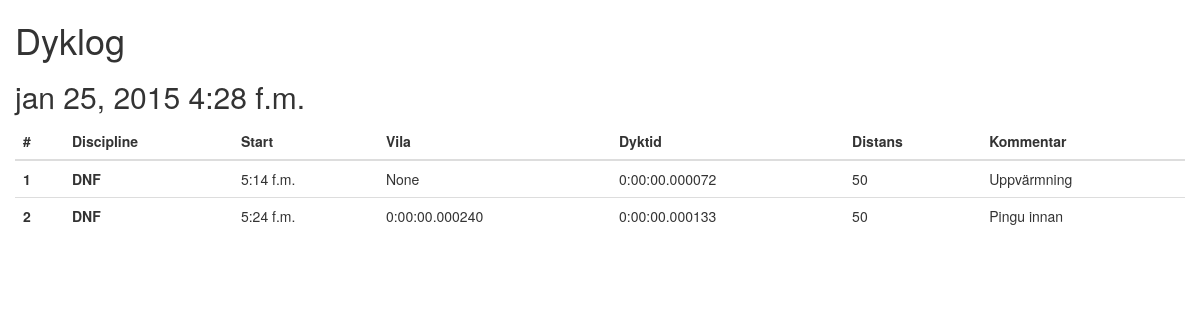
The app's page //, older data.
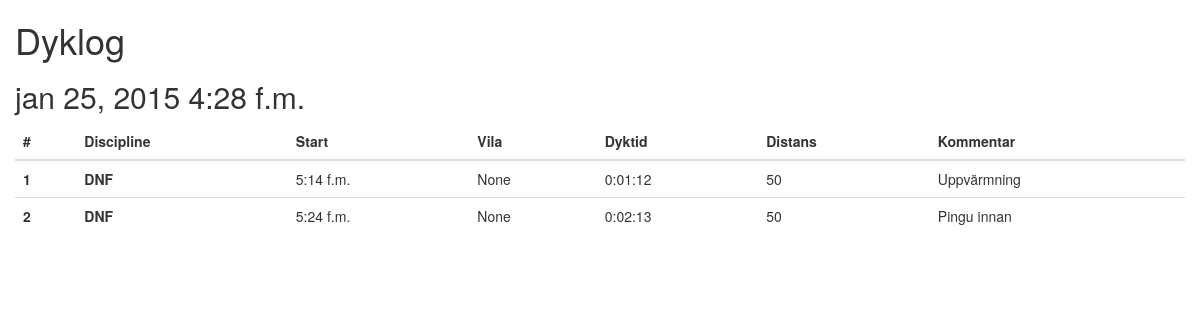
The same page, newer data.
### src/apps/dive_log/models.py (models this page shows, shortened)
class Dive(models.Model):
    session = models.ForeignKey(Session)
    discipline = models.ForeignKey(Discipline, verbose_name=_(u'Disciplin'), null=True, blank=True)
    rest_duration = models.DurationField(_(u'Vila'), null=True, blank=True)
    start = models.TimeField(null=True, blank=True)
    dive_duration = models.DurationField(_(u'Dyktid'), null=True, blank=True)
    distance = models.IntegerField(_(u'Distans'), help_text=_(u'i meter'), null=True)
    temperature = models.IntegerField(_(u'Temperatur'), help_text=_(u'i celsius'), null=True, blank=True)
    comment = models.CharField(_(u'Kommentar'), max_length=512, blank=True)
    class Meta:
        verbose_name = _(u'Dyk')
        verbose_name_plural = _(u'Dyk')

### src/apps/discipline/models.py (models this page shows, shortened)
class Discipline(models.Model):
    abbreviation = models.CharField(_(u'Förkortning'), max_length=3)
    name = models.CharField(_(u'Namn'), max_length=64)

### src/apps/dive_log/views.py (called while the page is built)
def list_sessions(request):
    sessions = Session.objects.all()
    context = {
        'sessions': sessions
    }
    return render(request, 'list.html', context)

### src/apps/dive_log/templates/list.html (shortened to what this page needs)
<!DOCTYPE html>
<html lang="sv-SE">
	<head>
        <link href="//maxcdn.bootstrapcdn.com/bootstrap/3.3.1/css/bootstrap.min.css" rel="stylesheet">
		<link href="//maxcdn.bootstrapcdn.com/font-awesome/4.2.0/css/font-awesome.min.css" rel="stylesheet">
	</head>
	<body>
      <div class="container-fluid">
        <h1>Dyklog</h1>
      {% for session in sessions %}
        <h2>{{ session.date }} {{ session.time }}</h2>
        <table class="table">
          <thead>
            <tr>
              <th>#</th>
              <th>Discipline</th>
              <th>Start</th>
              <th>Vila</th>
              <th>Dyktid</th>
              <th>Distans</th>
              <th>Kommentar</th>
            </tr>
          </thead>
          <tbody>
          {% for dive in session.dive_set.all %}
            <tr>
              <th>{{ forloop.counter }}</th>
              <th>{{ dive.discipline.abbreviation }}</th>
              <td>{{ dive.start }}</td>
              <td>{{ dive.rest_duration }}</td>
              <td>{{ dive.dive_duration }}</td>
              <td>{{ dive.distance }}</td>
              <td>{{ dive.comment }}</td>
            </tr>
          {% endfor %}
          </tbody>
        </table>
      {% endfor %}
      </div>
    </body>
</html>

Row changes from the older to the newer data that the page shows:
changed Dive "Uppvärmning": dive_duration "0:00:00.000072" → "0:01:12"
changed Dive "Pingu innan": rest_duration "0:00:00.000240" → "None"; dive_duration "0:00:00.000133" → "0:02:13"
